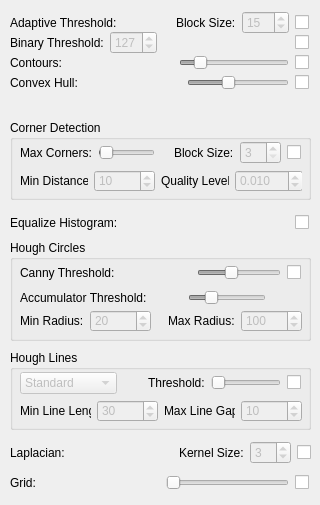
      <widget class="QWidget" name="tabProcessing">
       <attribute name="title">
        <string>Processing 2</string>
       </attribute>
       <widget class="QWidget" name="layoutWidget">
        <property name="geometry">
         <rect>
          <x>10</x>
          <y>30</y>
          <width>299</width>
          <height>26</height>
         </rect>
        </property>
        <layout class="QHBoxLayout" name="horizontalLayout">
         <item>
          <widget class="QLabel" name="label_2">
           <property name="text">
            <string>Binary Threshold:</string>
           </property>
          </widget>
         </item>
         <item>
          <widget class="QSpinBox" name="spinBoxBinaryThreshold">
           <property name="enabled">
            <bool>false</bool>
           </property>
           <property name="maximum">
            <number>255</number>
           </property>
           <property name="value">
            <number>127</number>
           </property>
          </widget>
         </item>
         <item>
          <spacer name="horizontalSpacer_8">
           <property name="orientation">
            <enum>Qt::Horizontal</enum>
           </property>
           <property name="sizeHint" stdset="0">
            <size>
             <width>40</width>
             <height>20</height>
            </size>
           </property>
          </spacer>
         </item>
         <item>
          <widget class="QCheckBox" name="checkBoxEnableBinaryThreshold">
           <property name="text">
            <string/>
           </property>
          </widget>
         </item>
        </layout>
       </widget>
       <widget class="QWidget" name="layoutWidget">
        <property name="geometry">
         <rect>
          <x>10</x>
          <y>210</y>
          <width>299</width>
          <height>26</height>
         </rect>
        </property>
        <layout class="QHBoxLayout" name="horizontalLayout_2">
         <item>
          <widget class="QLabel" name="label">
           <property name="text">
            <string>Equalize Histogram:</string>
           </property>
          </widget>
         </item>
         <item>
          <spacer name="horizontalSpacer">
           <property name="orientation">
            <enum>Qt::Horizontal</enum>
           </property>
           <property name="sizeHint" stdset="0">
            <size>
             <width>40</width>
             <height>20</height>
            </size>
           </property>
          </spacer>
         </item>
         <item>
          <widget class="QCheckBox" name="checkBoxEnableEqualizeHistogram">
           <property name="text">
            <string/>
           </property>
          </widget>
         </item>
        </layout>
       </widget>
       <widget class="QWidget" name="layoutWidget">
        <property name="geometry">
         <rect>
          <x>10</x>
          <y>470</y>
          <width>299</width>
          <height>26</height>
         </rect>
        </property>
        <layout class="QHBoxLayout" name="horizontalLayout_10">
         <item>
          <widget class="QLabel" name="label_8">
           <property name="text">
            <string>Grid:</string>
           </property>
          </widget>
         </item>
         <item>
          <spacer name="horizontalSpacer_7">
           <property name="orientation">
            <enum>Qt::Horizontal</enum>
           </property>
           <property name="sizeHint" stdset="0">
            <size>
             <width>40</width>
             <height>20</height>
            </size>
           </property>
          </spacer>
         </item>
         <item>
          <widget class="QSlider" name="horizontalSliderGridLineSpacing">
           <property name="enabled">
            <bool>false</bool>
           </property>
           <property name="minimum">
            <number>5</number>
           </property>
           <property name="maximum">
            <number>250</number>
           </property>
           <property name="singleStep">
            <number>5</number>
           </property>
           <property name="pageStep">
            <number>25</number>
           </property>
           <property name="orientation">
            <enum>Qt::Horizontal</enum>
           </property>
          </widget>
         </item>
         <item>
          <widget class="QCheckBox" name="checkBoxEnableGrid">
           <property name="text">
            <string/>
           </property>
          </widget>
         </item>
        </layout>
       </widget>
       <widget class="QWidget" name="layoutWidget_15">
        <property name="geometry">
         <rect>
          <x>10</x>
          <y>10</y>
          <width>299</width>
          <height>26</height>
         </rect>
        </property>
        <layout class="QHBoxLayout" name="horizontalLayout_28">
         <item>
          <widget class="QLabel" name="label_27">
           <property name="text">
            <string>Adaptive Threshold:</string>
           </property>
          </widget>
         </item>
         <item>
          <spacer name="horizontalSpacer_13">
           <property name="orientation">
            <enum>Qt::Horizontal</enum>
           </property>
           <property name="sizeHint" stdset="0">
            <size>
             <width>40</width>
             <height>20</height>
            </size>
           </property>
          </spacer>
         </item>
         <item>
          <widget class="QLabel" name="label_29">
           <property name="text">
            <string>Block Size:</string>
           </property>
          </widget>
         </item>
         <item>
          <widget class="QSpinBox" name="spinBoxAdaptiveThresholdBlockSize">
           <property name="enabled">
            <bool>false</bool>
           </property>
           <property name="minimum">
            <number>3</number>
           </property>
           <property name="maximum">
            <number>255</number>
           </property>
           <property name="singleStep">
            <number>2</number>
           </property>
           <property name="value">
            <number>15</number>
           </property>
          </widget>
         </item>
         <item>
          <widget class="QCheckBox" name="checkBoxEnableAdaptiveThreshold">
           <property name="text">
            <string/>
           </property>
          </widget>
         </item>
        </layout>
       </widget>
       <widget class="QWidget" name="layoutWidget_16">
        <property name="geometry">
         <rect>
          <x>10</x>
          <y>440</y>
          <width>301</width>
          <height>26</height>
         </rect>
        </property>
        <layout class="QHBoxLayout" name="horizontalLayout_23">
         <item>
          <widget class="QLabel" name="label_21">
           <property name="text">
            <string>Laplacian:</string>
           </property>
          </widget>
         </item>
         <item>
          <spacer name="horizontalSpacer_9">
           <property name="orientation">
            <enum>Qt::Horizontal</enum>
           </property>
           <property name="sizeHint" stdset="0">
            <size>
             <width>40</width>
             <height>20</height>
            </size>
           </property>
          </spacer>
         </item>
         <item>
          <widget class="QLabel" name="label_34">
           <property name="text">
            <string>Kernel Size:</string>
           </property>
          </widget>
         </item>
         <item>
          <widget class="QSpinBox" name="spinBoxLaplacianKernelSize">
           <property name="enabled">
            <bool>false</bool>
           </property>
           <property name="minimum">
            <number>1</number>
           </property>
           <property name="maximum">
            <number>31</number>
           </property>
           <property name="singleStep">
            <number>2</number>
           </property>
           <property name="value">
            <number>3</number>
           </property>
          </widget>
         </item>
         <item>
          <widget class="QCheckBox" name="checkBoxEnableLaplacian">
           <property name="text">
            <string/>
           </property>
          </widget>
         </item>
        </layout>
       </widget>
       <widget class="QWidget" name="layoutWidget_17">
        <property name="geometry">
         <rect>
          <x>10</x>
          <y>70</y>
          <width>299</width>
          <height>26</height>
         </rect>
        </property>
        <layout class="QHBoxLayout" name="horizontalLayout_29">
         <item>
          <widget class="QLabel" name="label_26">
           <property name="text">
            <string>Convex Hull:</string>
           </property>
          </widget>
         </item>
         <item>
          <spacer name="horizontalSpacer_14">
           <property name="orientation">
            <enum>Qt::Horizontal</enum>
           </property>
           <property name="sizeHint" stdset="0">
            <size>
             <width>40</width>
             <height>20</height>
            </size>
           </property>
          </spacer>
         </item>
         <item>
          <widget class="QSlider" name="horizontalSliderConvexHullThreshold">
           <property name="enabled">
            <bool>false</bool>
           </property>
           <property name="maximum">
            <number>255</number>
           </property>
           <property name="value">
            <number>100</number>
           </property>
           <property name="orientation">
            <enum>Qt::Horizontal</enum>
           </property>
          </widget>
         </item>
         <item>
          <widget class="QCheckBox" name="checkBoxEnableConvexHull">
           <property name="text">
            <string/>
           </property>
          </widget>
         </item>
        </layout>
       </widget>
       <widget class="QWidget" name="layoutWidget_18">
        <property name="geometry">
         <rect>
          <x>10</x>
          <y>50</y>
          <width>299</width>
          <height>26</height>
         </rect>
        </property>
        <layout class="QHBoxLayout" name="horizontalLayout_31">
         <item>
          <widget class="QLabel" name="label_36">
           <property name="text">
            <string>Contours:</string>
           </property>
          </widget>
         </item>
         <item>
          <spacer name="horizontalSpacer_27">
           <property name="orientation">
            <enum>Qt::Horizontal</enum>
           </property>
           <property name="sizeHint" stdset="0">
            <size>
             <width>40</width>
             <height>20</height>
            </size>
           </property>
          </spacer>
         </item>
         <item>
          <widget class="QSlider" name="horizontalSliderContoursThreshold">
           <property name="enabled">
            <bool>false</bool>
           </property>
           <property name="minimum">
            <number>7</number>
           </property>
           <property name="maximum">
            <number>650</number>
           </property>
           <property name="value">
            <number>100</number>
           </property>
           <property name="orientation">
            <enum>Qt::Horizontal</enum>
           </property>
          </widget>
         </item>
         <item>
          <widget class="QCheckBox" name="checkBoxEnableContours">
           <property name="text">
            <string/>
           </property>
          </widget>
         </item>
        </layout>
       </widget>
       <widget class="QGroupBox" name="groupBox_9">
        <property name="geometry">
         <rect>
          <x>10</x>
          <y>350</y>
          <width>301</width>
          <height>80</height>
         </rect>
        </property>
        <property name="title">
         <string>Hough Lines</string>
        </property>
        <widget class="QWidget" name="layoutWidget_19">
         <property name="geometry">
          <rect>
           <x>10</x>
           <y>20</y>
           <width>281</width>
           <height>26</height>
          </rect>
         </property>
         <layout class="QHBoxLayout" name="horizontalLayout_30">
          <item>
           <widget class="QComboBox" name="comboBoxHoughLinesType">
            <property name="enabled">
             <bool>false</bool>
            </property>
            <item>
             <property name="text">
              <string>Standard</string>
             </property>
            </item>
            <item>
             <property name="text">
              <string>Probabilistic</string>
             </property>
            </item>
           </widget>
          </item>
          <item>
           <spacer name="horizontalSpacer_22">
            <property name="orientation">
             <enum>Qt::Horizontal</enum>
            </property>
            <property name="sizeHint" stdset="0">
             <size>
              <width>40</width>
              <height>20</height>
             </size>
            </property>
           </spacer>
          </item>
          <item>
           <widget class="QLabel" name="label_35">
            <property name="text">
             <string>Threshold:</string>
            </property>
           </widget>
          </item>
          <item>
           <widget class="QSlider" name="horizontalSliderHoughLinesThreshold">
            <property name="enabled">
             <bool>false</bool>
            </property>
            <property name="minimum">
             <number>50</number>
            </property>
            <property name="maximum">
             <number>150</number>
            </property>
            <property name="orientation">
             <enum>Qt::Horizontal</enum>
            </property>
           </widget>
          </item>
          <item>
           <widget class="QCheckBox" name="checkBoxEnableHoughLines">
            <property name="text">
             <string/>
            </property>
           </widget>
          </item>
         </layout>
        </widget>
        <widget class="QWidget" name="layoutWidget_20">
         <property name="geometry">
          <rect>
           <x>10</x>
           <y>50</y>
           <width>282</width>
           <height>22</height>
          </rect>
         </property>
         <layout class="QHBoxLayout" name="horizontalLayout_32">
          <item>
           <widget class="QLabel" name="label_37">
            <property name="text">
             <string>Min Line Length:</string>
            </property>
           </widget>
          </item>
          <item>
           <widget class="QSpinBox" name="spinBoxHoughLinesMinLineLength">
            <property name="enabled">
             <bool>false</bool>
            </property>
            <property name="minimum">
             <number>1</number>
            </property>
            <property name="maximum">
             <number>10000</number>
            </property>
            <property name="value">
             <number>30</number>
            </property>
           </widget>
          </item>
          <item>
           <spacer name="horizontalSpacer_28">
            <property name="orientation">
             <enum>Qt::Horizontal</enum>
            </property>
            <property name="sizeHint" stdset="0">
             <size>
              <width>40</width>
              <height>20</height>
             </size>
            </property>
           </spacer>
          </item>
          <item>
           <widget class="QLabel" name="label_38">
            <property name="text">
             <string>Max Line Gap:</string>
            </property>
           </widget>
          </item>
          <item>
           <widget class="QSpinBox" name="spinBoxHoughLinesMaxLineGap">
            <property name="enabled">
             <bool>false</bool>
            </property>
            <property name="minimum">
             <number>1</number>
            </property>
            <property name="maximum">
             <number>10000</number>
            </property>
            <property name="singleStep">
             <number>1</number>
            </property>
            <property name="value">
             <number>10</number>
            </property>
           </widget>
          </item>
         </layout>
        </widget>
       </widget>
       <widget class="QGroupBox" name="groupBox_10">
        <property name="geometry">
         <rect>
          <x>10</x>
          <y>240</y>
          <width>301</width>
          <height>101</height>
         </rect>
        </property>
        <property name="title">
         <string>Hough Circles</string>
        </property>
        <widget class="QWidget" name="layoutWidget_21">
         <property name="geometry">
          <rect>
           <x>10</x>
           <y>20</y>
           <width>281</width>
           <height>26</height>
          </rect>
         </property>
         <layout class="QHBoxLayout" name="horizontalLayout_33">
          <item>
           <widget class="QLabel" name="label_39">
            <property name="text">
             <string>Canny Threshold:</string>
            </property>
           </widget>
          </item>
          <item>
           <spacer name="horizontalSpacer_29">
            <property name="orientation">
             <enum>Qt::Horizontal</enum>
            </property>
            <property name="sizeHint" stdset="0">
             <size>
              <width>40</width>
              <height>20</height>
             </size>
            </property>
           </spacer>
          </item>
          <item>
           <widget class="QSlider" name="horizontalSliderHoughCirclesCannyThreshold">
            <property name="enabled">
             <bool>false</bool>
            </property>
            <property name="minimum">
             <number>0</number>
            </property>
            <property name="maximum">
             <number>255</number>
            </property>
            <property name="value">
             <number>100</number>
            </property>
            <property name="orientation">
             <enum>Qt::Horizontal</enum>
            </property>
           </widget>
          </item>
          <item>
           <widget class="QCheckBox" name="checkBoxEnableHoughCircles">
            <property name="text">
             <string/>
            </property>
           </widget>
          </item>
         </layout>
        </widget>
        <widget class="QWidget" name="layoutWidget_22">
         <property name="geometry">
          <rect>
           <x>10</x>
           <y>70</y>
           <width>282</width>
           <height>22</height>
          </rect>
         </property>
         <layout class="QHBoxLayout" name="horizontalLayout_34">
          <item>
           <widget class="QLabel" name="label_40">
            <property name="text">
             <string>Min Radius:</string>
            </property>
           </widget>
          </item>
          <item>
           <widget class="QSpinBox" name="spinBoxHoughCirclesMinRadius">
            <property name="enabled">
             <bool>false</bool>
            </property>
            <property name="minimum">
             <number>0</number>
            </property>
            <property name="maximum">
             <number>10000</number>
            </property>
            <property name="value">
             <number>20</number>
            </property>
           </widget>
          </item>
          <item>
           <spacer name="horizontalSpacer_30">
            <property name="orientation">
             <enum>Qt::Horizontal</enum>
            </property>
            <property name="sizeHint" stdset="0">
             <size>
              <width>40</width>
              <height>20</height>
             </size>
            </property>
           </spacer>
          </item>
          <item>
           <widget class="QLabel" name="label_41">
            <property name="text">
             <string>Max Radius:</string>
            </property>
           </widget>
          </item>
          <item>
           <widget class="QSpinBox" name="spinBoxHoughCirclesMaxRadius">
            <property name="enabled">
             <bool>false</bool>
            </property>
            <property name="minimum">
             <number>0</number>
            </property>
            <property name="maximum">
             <number>10000</number>
            </property>
            <property name="singleStep">
             <number>1</number>
            </property>
            <property name="value">
             <number>100</number>
            </property>
           </widget>
          </item>
         </layout>
        </widget>
        <widget class="QWidget" name="layoutWidget_23">
         <property name="geometry">
          <rect>
           <x>10</x>
           <y>45</y>
           <width>281</width>
           <height>26</height>
          </rect>
         </property>
         <layout class="QHBoxLayout" name="horizontalLayout_35">
          <item>
           <widget class="QLabel" name="label_42">
            <property name="text">
             <string>Accumulator Threshold:</string>
            </property>
           </widget>
          </item>
          <item>
           <spacer name="horizontalSpacer_31">
            <property name="orientation">
             <enum>Qt::Horizontal</enum>
            </property>
            <property name="sizeHint" stdset="0">
             <size>
              <width>40</width>
              <height>20</height>
             </size>
            </property>
           </spacer>
          </item>
          <item>
           <widget class="QSlider" name="horizontalSliderHoughCirclesAccumulatorThreshold">
            <property name="enabled">
             <bool>false</bool>
            </property>
            <property name="minimum">
             <number>0</number>
            </property>
            <property name="maximum">
             <number>200</number>
            </property>
            <property name="value">
             <number>50</number>
            </property>
            <property name="orientation">
             <enum>Qt::Horizontal</enum>
            </property>
           </widget>
          </item>
          <item>
           <spacer name="horizontalSpacer_32">
            <property name="orientation">
             <enum>Qt::Horizontal</enum>
            </property>
            <property name="sizeHint" stdset="0">
             <size>
              <width>40</width>
              <height>20</height>
             </size>
            </property>
           </spacer>
          </item>
         </layout>
        </widget>
       </widget>
       <widget class="QGroupBox" name="groupBox_11">
        <property name="geometry">
         <rect>
          <x>10</x>
          <y>120</y>
          <width>301</width>
          <height>80</height>
         </rect>
        </property>
        <property name="title">
         <string>Corner Detection</string>
        </property>
        <widget class="QWidget" name="layoutWidget">
         <property name="geometry">
          <rect>
           <x>10</x>
           <y>20</y>
           <width>281</width>
           <height>26</height>
          </rect>
         </property>
         <layout class="QHBoxLayout" name="horizontalLayout_5">
          <item>
           <widget class="QLabel" name="label_3">
            <property name="text">
             <string>Max Corners:</string>
            </property>
           </widget>
          </item>
          <item>
           <widget class="QSlider" name="horizontalSliderCornerDetectionMaxCorners">
            <property name="enabled">
             <bool>false</bool>
            </property>
            <property name="minimum">
             <number>0</number>
            </property>
            <property name="maximum">
             <number>200</number>
            </property>
            <property name="value">
             <number>4</number>
            </property>
            <property name="orientation">
             <enum>Qt::Horizontal</enum>
            </property>
           </widget>
          </item>
          <item>
           <spacer name="horizontalSpacer_2">
            <property name="orientation">
             <enum>Qt::Horizontal</enum>
            </property>
            <property name="sizeHint" stdset="0">
             <size>
              <width>40</width>
              <height>20</height>
             </size>
            </property>
           </spacer>
          </item>
          <item>
           <widget class="QLabel" name="label_44">
            <property name="text">
             <string>Block Size:</string>
            </property>
           </widget>
          </item>
          <item>
           <widget class="QSpinBox" name="spinBoxCornerDetectionBlockSize">
            <property name="enabled">
             <bool>false</bool>
            </property>
            <property name="minimum">
             <number>3</number>
            </property>
            <property name="maximum">
             <number>31</number>
            </property>
            <property name="singleStep">
             <number>2</number>
            </property>
            <property name="value">
             <number>3</number>
            </property>
           </widget>
          </item>
          <item>
           <widget class="QCheckBox" name="checkBoxEnableCornerDetection">
            <property name="text">
             <string/>
            </property>
           </widget>
          </item>
         </layout>
        </widget>
        <widget class="QWidget" name="layoutWidget_24">
         <property name="geometry">
          <rect>
           <x>10</x>
           <y>50</y>
           <width>282</width>
           <height>22</height>
          </rect>
         </property>
         <layout class="QHBoxLayout" name="horizontalLayout_36">
          <item>
           <widget class="QLabel" name="label_43">
            <property name="text">
             <string>Min Distance:</string>
            </property>
           </widget>
          </item>
          <item>
           <widget class="QSpinBox" name="spinBoxCornerDetectionMinDistance">
            <property name="enabled">
             <bool>false</bool>
            </property>
            <property name="minimum">
             <number>1</number>
            </property>
            <property name="maximum">
             <number>10000</number>
            </property>
            <property name="value">
             <number>10</number>
            </property>
           </widget>
          </item>
          <item>
           <spacer name="horizontalSpacer_33">
            <property name="orientation">
             <enum>Qt::Horizontal</enum>
            </property>
            <property name="sizeHint" stdset="0">
             <size>
              <width>40</width>
              <height>20</height>
             </size>
            </property>
           </spacer>
          </item>
          <item>
           <widget class="QLabel" name="label_45">
            <property name="text">
             <string>Quality Level:</string>
            </property>
           </widget>
          </item>
          <item>
           <widget class="QDoubleSpinBox" name="doubleSpinBoxCornerDetectionQualityLevel">
            <property name="enabled">
             <bool>false</bool>
            </property>
            <property name="decimals">
             <number>3</number>
            </property>
            <property name="minimum">
             <double>0.001000000000000</double>
            </property>
            <property name="maximum">
             <double>100.000000000000000</double>
            </property>
            <property name="singleStep">
             <double>0.010000000000000</double>
            </property>
            <property name="value">
             <double>0.010000000000000</double>
            </property>
           </widget>
          </item>
         </layout>
        </widget>
       </widget>
      </widget>
